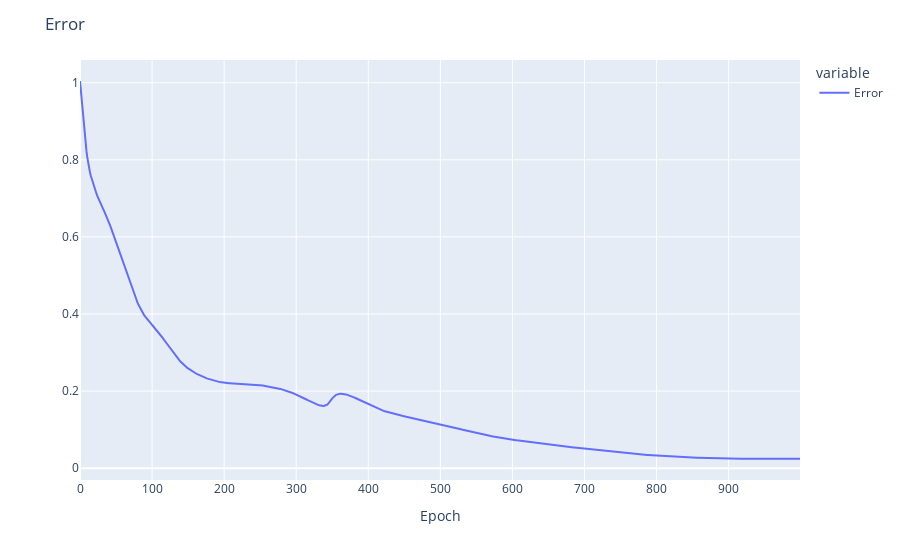

Notebook cell for this chart:
### Code cell
fig = px.line(df_model_history[["Error"]])
fig.update_layout(title="Error",
                   xaxis_title='Epoch',
                   yaxis_title='',
                   hovermode='x unified')
#fig.write_html("Error and temperature.html")
#fig.write_image("error_temperature.png")
fig.show()

### Figure 1 — Plotly figure (JSON) as saved in the notebook; plotly's stock layout.template omitted (floating-point values rounded to 4 significant figures; data arrays with more than 128 entries replaced by an {"elided": "..."} marker saying what was removed)
{"data": [{"hovertemplate": "variable=Error<br>index=%{x}<br>value=%{y}<extra></extra>", "legendgroup": "Error", "line": {"color": "#636efa", "dash": "solid"}, "marker": {"symbol": "circle"}, "mode": "lines", "name": "Error", "orientation": "v", "showlegend": true, "type": "scatter", "x": {"elided": "1000 int values"}, "xaxis": "x", "y": {"elided": "1000 float values"}, "yaxis": "y"}], "layout": {"hovermode": "x unified", "legend": {"title": {"text": "variable"}, "tracegroupgap": 0}, "margin": {"t": 60}, "title": {"text": "Error"}, "xaxis": {"anchor": "y", "domain": [0, 1], "title": {"text": "Epoch"}}, "yaxis": {"anchor": "x", "domain": [0, 1], "title": {"text": ""}}}}
